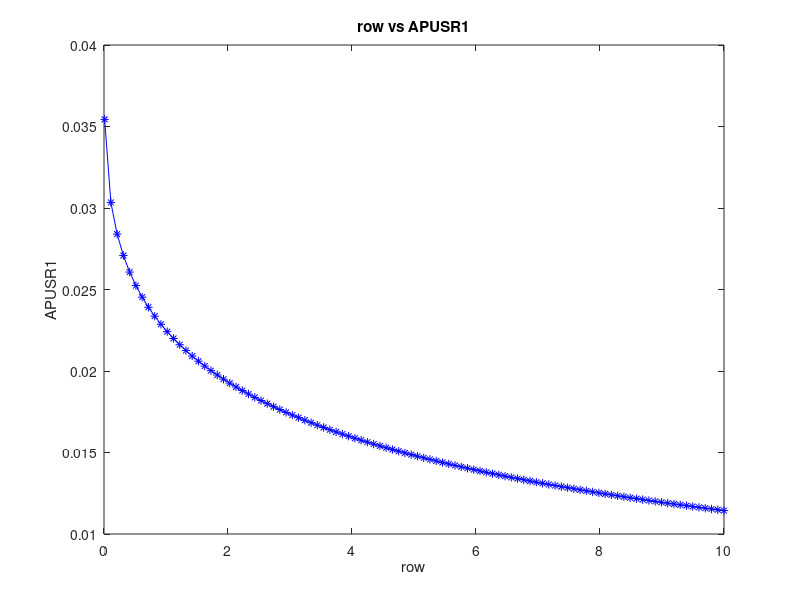
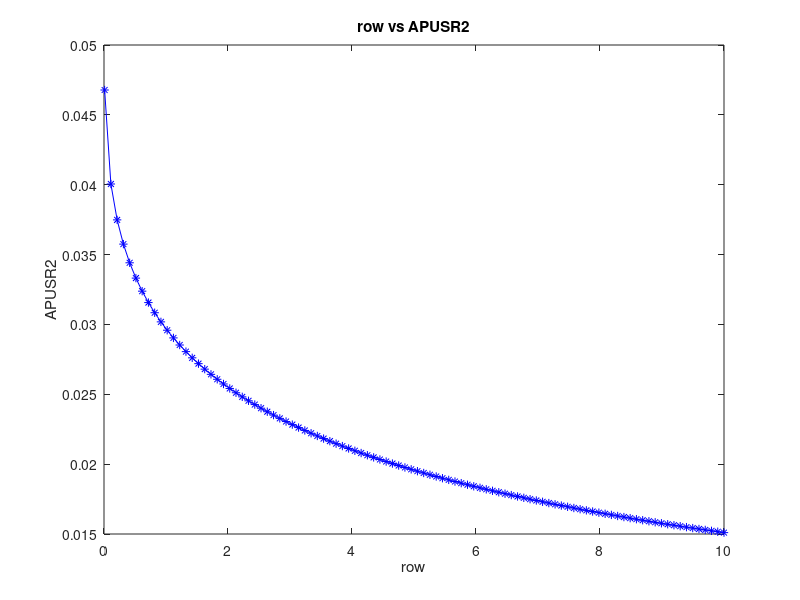
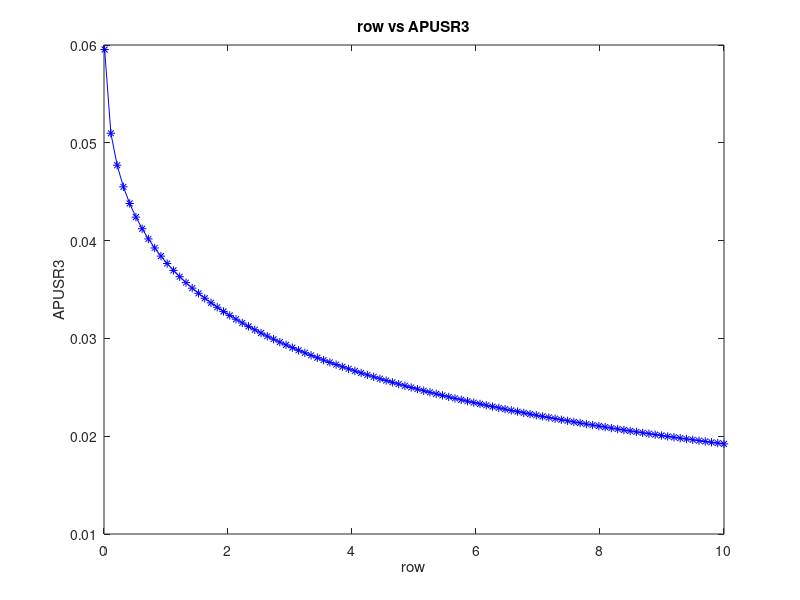
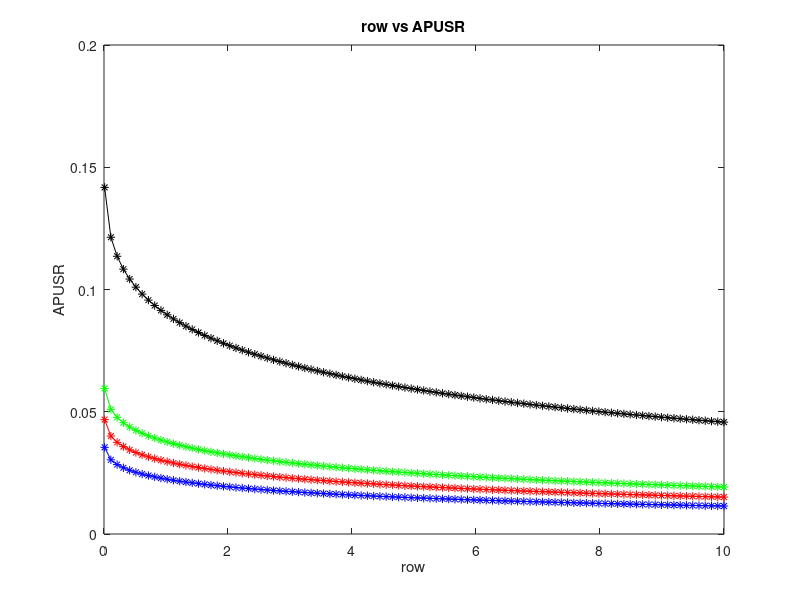

MATLAB code to generate these figures, in order:
clc;
clear all;
close all;

% BLOCKING PROBABILITY



%lamda=input('Enter the arrival rate of service requests per minute =');
%mu=input('Enter the departure rate of service requests per minute=');
Nn=input('Enter the No. of users (1-1000)= ');
lamda=linspace(1,1000);
mu=100;
row=lamda./mu;
%row=logspace(0.1,10);
disp('traffic load row is');
disp(row);

% NETWORK 1

rn1=input('Percentage of total request that will go to Network-1 = ');
%rn1=40;
N1=(rn1/100)*Nn;
%disp('N1 is');
%disp(N1);

row1=rn1.*row/100;
disp('traffic load of Network-1 is - row1 ')
disp(row1);

nume1=(row1.^N1).*(1-row1);
%disp('nume')
%disp(nume1);

pow1=row1.^(N1+1);
%disp('pow');
%disp(pow1);

deno1=1-(pow1);
%disp('deno');
%disp(deno1)

Pb1=nume1./deno1;
disp('BLOCKING PROBABILITY OF NETWORK-1 IS ');
disp(Pb1);


% NETWORK 2

rn2=input('Percentage of total request that will go to Network-2 = ');

%rn2=30;
N2=(rn2/100)*Nn;

row2=rn2.*row/100;
disp('traffic load of Network-1 is - row1 ')
disp(row2);

nume2=(row2.^N2).*(1-row2);
%disp('nume')
%disp(nume2);

pow2=row2.^(N2+1);
%disp('pow');
%disp(pow2);

deno2=1-(pow2);
%disp('deno');
%disp(deno2)

Pb2=nume2./deno2;
disp('BLOCKING PROBABILITY OF NETWORK-2 IS ');
disp(Pb2);


% NETWORK 3

rn3=input('Percentage of total request that will go to Network-3 = ');

%rn3=10;
N3=(rn3/100)*Nn;
row3=rn3.*row/100;
disp('traffic load of Network-1 is - row1 ')
disp(row3);

nume3=(row3.^N3).*(1-row3);
%disp('nume')
%disp(nume3);

pow3=row3.^(N3+1);
%disp('pow');
%disp(pow3);

deno3=1-(pow3);
%disp('deno');
%disp(deno3)

Pb3=nume3./deno3;
disp('BLOCKING PROBABILITY OF NETWORK-3 IS ');
disp(Pb3);

AR1=25/100;% percentage of max. APUSR for NETWORK-I

figure(1)
APUSR1=AR1*(1-Pb1)*1/6;
disp('Pb1');
disp(Pb1);
disp('APUSR1');
disp(APUSR1);
plot(row,APUSR1,'b*-')
title('row vs APUSR1')
xlabel('row')
ylabel('APUSR1')



AR2=33/100;% percentage of max. APUSR for NETWORK-II
figure(2)
APUSR2=AR2*(1-Pb2)*1/6;
disp('Pb2');
disp(Pb2);
disp('APUSR2');
disp(APUSR2);
plot(row,APUSR2,'b*-')
title('row vs APUSR2')
xlabel('row')
ylabel('APUSR2')


AR3=42/100;% percentage of max. APUSR for NETWORK-II
figure(3)
APUSR3=AR3*(1-Pb3)*1/6;
disp('Pb3');
disp(Pb3);
disp('APUSR3');
disp(APUSR3);
plot(row,APUSR3,'b*-')
title('row vs APUSR3')
xlabel('row')
ylabel('APUSR3')



%COMBINED
APUSRCOM=APUSR1+APUSR2+APUSR3;



figure(4)
plot(row,APUSR1,'b*-',row,APUSR2,'r*-',row,APUSR3,'g*-',row,APUSRCOM,'k*-')
title('row vs APUSR')
xlabel('row')
ylabel('APUSR')

figure(5)
MAXCBR=1000;
CBR=linspace(1,1000);
CBRNOR=CBR./MAXCBR;


APUSRCB=APUSRCOM.*CBR;

APUSRMAX=max(APUSRCB);
YAPUSR=APUSRCB./APUSRMAX;
plot(CBRNOR,YAPUSR,'b*-')
title('CBR vs APUSR')
xlabel('CBR')
ylabel('APUSR')



